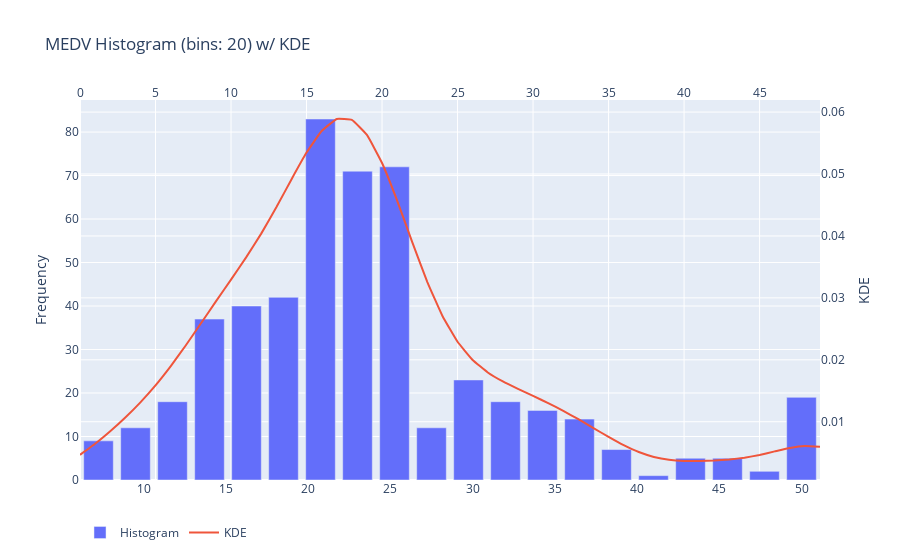

The notebook cell saved with this chart:
### Markdown cell above
### Analysing the target value

Analysing the target value histogram and boxplot we can determine that the distribution has close to normal behaviour, with a little noise on the tail caused by multiple distinct values having their price set as 50.

In the next steps this possibly anomalous behaviour will be analysed based on other variables behaviour in order to determine how to deal with it.

### Code cell
# Plotting the target variable histogram
df = x
s = df[~pd.isnull(df['MEDV'])][['MEDV']]
chart, labels = np.histogram(s, bins=20)
import scipy.stats as sts
kde = sts.gaussian_kde(s['MEDV'])
kde_data = kde.pdf(np.linspace(labels.min(), labels.max()))
# main statistics
charts = [
	go.Bar(x=labels[1:], y=chart, name='Histogram'),
	go.Scatter(
		x=list(range(len(kde_data))), y=kde_data, name='KDE',yaxis='y2', xaxis='x2',line={'shape': 'spline', 'smoothing': 0.3}, mode='lines'
	)
]
figure = go.Figure(data=charts, layout=go.Layout({
    'barmode': 'group',
    'legend': {'orientation': 'h'},
    'title': {'text': 'MEDV Histogram (bins: 20) w/ KDE'},
    'xaxis2': {'anchor': 'y', 'overlaying': 'x', 'side': 'top'},
    'yaxis': {'side': 'left', 'title': {'text': 'Frequency'}},
    'yaxis2': {'overlaying': 'y', 'side': 'right', 'title': {'text': 'KDE'}}
}))

figure

### Figure 1 — Plotly figure (JSON) as saved in the notebook; plotly's stock layout.template omitted (floating-point values rounded to 4 significant figures)
{"data": [{"name": "Histogram", "type": "bar", "x": [7.25, 9.5, 11.75, 14, 16.25, 18.5, 20.75, 23, 25.25, 27.5, 29.75, 32, 34.25, 36.5, 38.75, 41, 43.25, 45.5, 47.75, 50], "y": [9, 12, 18, 37, 40, 42, 83, 71, 72, 12, 23, 18, 16, 14, 7, 1, 5, 5, 2, 19]}, {"line": {"shape": "spline", "smoothing": 0.3}, "mode": "lines", "name": "KDE", "type": "scatter", "x": [0, 1, 2, 3, 4, 5, 6, 7, 8, 9, 10, 11, 12, 13, 14, 15, 16, 17, 18, 19, 20, 21, 22, 23, 24, 25, 26, 27, 28, 29, 30, 31, 32, 33, 34, 35, 36, 37, 38, 39, 40, 41, 42, 43, 44, 45, 46, 47, 48, 49], "xaxis": "x2", "y": [0.004655, 0.006441, 0.008463, 0.01069, 0.01313, 0.01587, 0.01894, 0.02231, 0.02586, 0.02943, 0.03295, 0.03653, 0.04038, 0.04462, 0.04913, 0.05346, 0.05695, 0.05888, 0.05874, 0.05631, 0.05178, 0.04572, 0.039, 0.03255, 0.02708, 0.02291, 0.01997, 0.01796, 0.0165, 0.0153, 0.01417, 0.013, 0.01175, 0.0104, 0.008978, 0.007543, 0.006211, 0.005104, 0.004314, 0.003855, 0.003669, 0.003657, 0.003741, 0.003904, 0.004186, 0.004631, 0.005207, 0.005769, 0.006086, 0.005953], "yaxis": "y2"}], "layout": {"barmode": "group", "legend": {"orientation": "h"}, "title": {"text": "MEDV Histogram (bins: 20) w/ KDE"}, "xaxis2": {"anchor": "y", "overlaying": "x", "side": "top"}, "yaxis": {"side": "left", "title": {"text": "Frequency"}}, "yaxis2": {"overlaying": "y", "side": "right", "title": {"text": "KDE"}}}}
